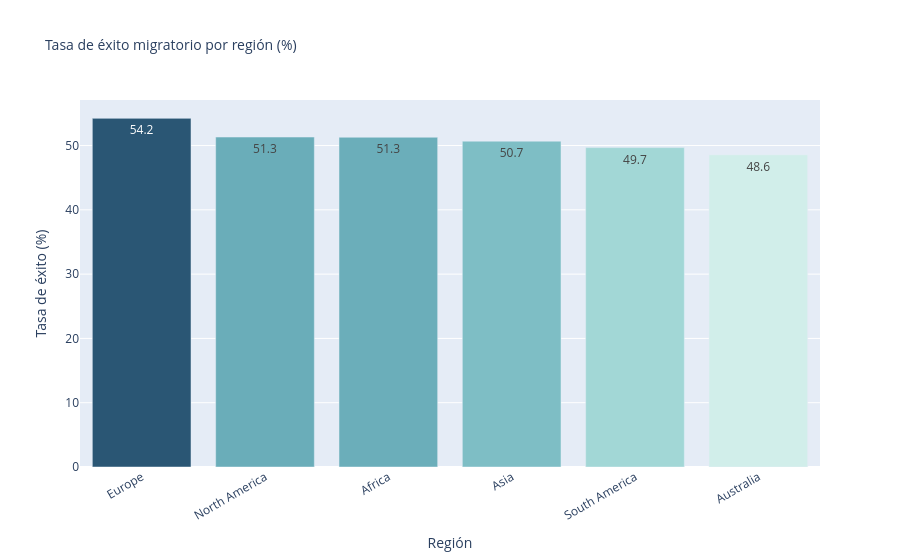

The cell this chart's notebook holds for it:
### Markdown cell above
**Interpretación:** El heatmap revela qué variables numéricas se mueven juntas.
Una correlación alta entre distancia y duración es esperable; correlaciones entre
variables climáticas y métricas de vuelo indicarían que el entorno moldea el
comportamiento migratorio.

### Code cell
# ── Gráfico 4 (Plotly): Tasa de éxito por región — interactivo ───────────────
fig_px = px.bar(
    exito_region_pivot.reset_index().sort_values("Successful", ascending=False),
    x="Region", y="Successful",
    title="Tasa de éxito migratorio por región (%)",
    labels={"Successful": "Tasa de éxito (%)", "Region": "Región"},
    color="Successful", color_continuous_scale="Teal", text_auto=".1f"
)
fig_px.update_layout(xaxis_tickangle=-30, coloraxis_showscale=False, title_font_size=14)
fig_px.show()

### Figure 1 — Plotly figure (JSON) as saved in the notebook; plotly's stock layout.template omitted (floating-point values rounded to 4 significant figures)
{"data": [{"hovertemplate": "Región=%{x}<br>Tasa de éxito (%)=%{marker.color}<extra></extra>", "legendgroup": "", "marker": {"color": [54.23, 51.32, 51.29, 50.68, 49.68, 48.56], "coloraxis": "coloraxis", "pattern": {"shape": ""}}, "name": "", "orientation": "v", "showlegend": false, "textposition": "auto", "texttemplate": "%{y:.1f}", "type": "bar", "x": ["Europe", "North America", "Africa", "Asia", "South America", "Australia"], "xaxis": "x", "y": [54.23, 51.32, 51.29, 50.68, 49.68, 48.56], "yaxis": "y"}], "layout": {"barmode": "relative", "coloraxis": {"colorbar": {"title": {"text": "Tasa de éxito (%)"}}, "colorscale": [[0, "rgb(209, 238, 234)"], [0.1667, "rgb(168, 219, 217)"], [0.3333, "rgb(133, 196, 201)"], [0.5, "rgb(104, 171, 184)"], [0.6667, "rgb(79, 144, 166)"], [0.8333, "rgb(59, 115, 143)"], [1, "rgb(42, 86, 116)"]], "showscale": false}, "legend": {"tracegroupgap": 0}, "title": {"font": {"size": 14}, "text": "Tasa de éxito migratorio por región (%)"}, "xaxis": {"anchor": "y", "domain": [0, 1], "tickangle": -30, "title": {"text": "Región"}}, "yaxis": {"anchor": "x", "domain": [0, 1], "title": {"text": "Tasa de éxito (%)"}}}}
